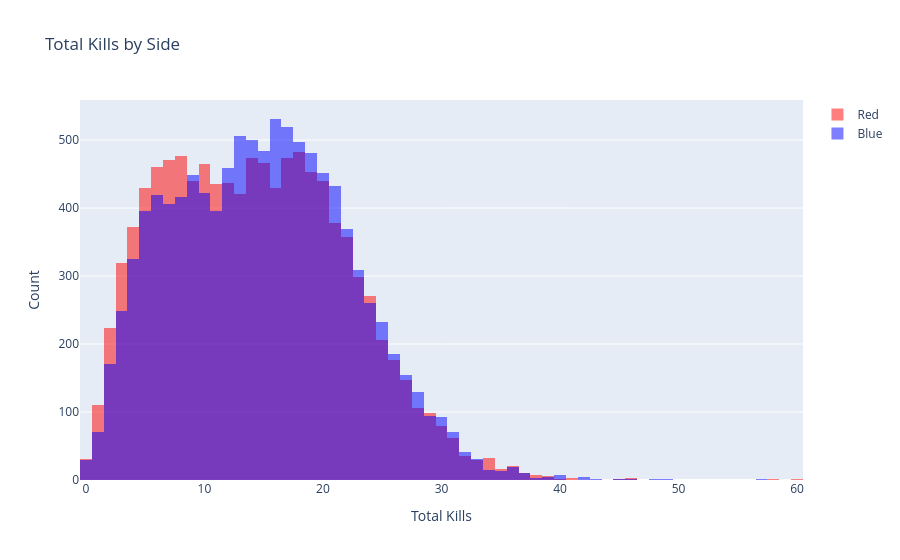

Notebook source saved alongside this figure:
### Markdown cell above
### Bivariate Analysis

### Code cell
# Distribution of Total Kills per Team by Side
fig = go.Figure()
fig.add_trace(go.Histogram(x=teams[teams['side'] == 'Red']['teamkills'], name='Red',marker_color='red'))
fig.add_trace(go.Histogram(x=teams[teams['side'] == 'Blue']['teamkills'], name='Blue',marker_color='blue'))
fig.update_layout(barmode='overlay')
fig.update_traces(opacity=0.50)
fig.update_layout(yaxis_title="Count")
fig.update_layout(xaxis_title="Total Kills")
fig.update_layout(title="Total Kills by Side")
fig.show()

### Figure 1 — Plotly figure (JSON) as saved in the notebook; plotly's stock layout.template omitted (floating-point values rounded to 4 significant figures; data arrays with more than 128 entries replaced by an {"elided": "..."} marker saying what was removed)
{"data": [{"marker": {"color": "red"}, "name": "Red", "opacity": 0.5, "type": "histogram", "x": {"elided": "10656 int values"}}, {"marker": {"color": "blue"}, "name": "Blue", "opacity": 0.5, "type": "histogram", "x": {"elided": "10656 int values"}}], "layout": {"barmode": "overlay", "title": {"text": "Total Kills by Side"}, "xaxis": {"title": {"text": "Total Kills"}}, "yaxis": {"title": {"text": "Count"}}}}
